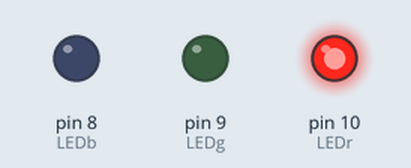
Recording of a sketch running on a simulated Arduino Uno, built with avr-gcc and run on an emulated ATmega328P. On the bench: output pins drawn as LEDs (lit = HIGH).

Above: at 0.5 s.
At 2.5 s:
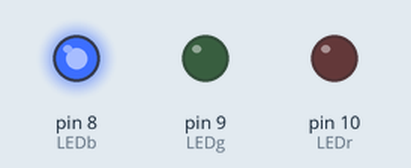
At 3.5 s:
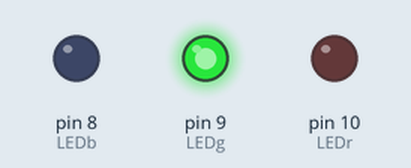
Timing chart, 0 to 5.2 s (numbered marks = the images above):
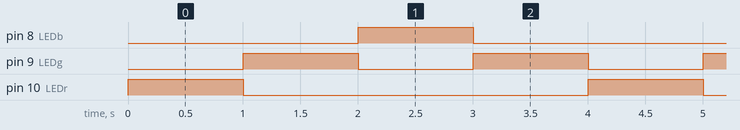

The sketch:

LightChaser2.ino
```cpp
/*
This is the second Light Chaser Program.

Goal: This program is very simial to the first light chaser program except this time, it's not first LED turns on then second then third and back to first.
It is back and forth; meaning the first LED will turn on for a second then turn off at the same time as LED 2 turns on, then wait 1 second and LED 2 turns off
Turning LED 3 on for a second, and when LED 3 turns off it is not LED 1 but LED 2 that turns on again for a second until it turns off.
Finally, The program Loops back to the start repeating the whole process. This creates a nice light chaser that goes back and forth in a loop.

Main Theme: Digital Output via the digitalWrite function. (same as LightChaser1)
*/

// Here I declared an integer variable and named it LEDr and gave it the value of 10.
int LEDr = 10;
// Here I declared an integer variable and named it LEDg and gave it the value of 9.
int LEDg = 9;
// Here I declared an integer variable and named it LEDb and gave it the value of 8.
int LEDb = 8;
void setup()
{
// Here I told the Arduino that LEDr (pin10) works as an OUTPUT pin.
pinMode(LEDr, OUTPUT);
// Here I told the Arduino that LEDg (pin9) works as an OUTPUT pin.
pinMode(LEDg, OUTPUT);
// Here I told the Arduino that LEDb (pin8) works as an OUTPUT pin.
pinMode(LEDb, OUTPUT);
}

void loop()
{
// This turns the LEDr on by sending 5V through pin10.
digitalWrite(LEDr, HIGH);
// This freezes the whole program, leaving the LEDr turned on for 1 second.
delay(1000);
//This turns the LEDr off by sending 0V through pin10.
digitalWrite(LEDr, LOW);
// This turns the LEDg on by sending 5V through pin9.
digitalWrite(LEDg, HIGH);
// same delay command as previous one.
delay(1000);
//This turns the LEDg off by sending 0V through pin9.
digitalWrite(LEDg, LOW);
// This turns the LEDb on by sending 5V through pin8.
digitalWrite(LEDb, HIGH);
// same function as previous delay commands.
delay(1000);
// This turns the LEDb off by sending 0V through pin8.
digitalWrite(LEDb, LOW);
// This turns the LEDg on again by sending 5V through pin9.
digitalWrite(LEDg, HIGH);
// once again freezing the program at the last line before the delay command thus leaving LEDg turned on for 1 second.
delay(1000);
//This turns the LEDg off again by sending 0V through pin9.
digitalWrite(LEDg, LOW);
}
```

Measured:
- by itself, pin 8 (LEDb), pin 10 (LEDr): alternates HIGH for 1.0 s and LOW for 3.0 s
- by itself, pin 9 (LEDg): alternates HIGH for 1.0 s and LOW for 1.0 s
- by itself, everything shown: repeats every 4.0 s, in 5 steps
